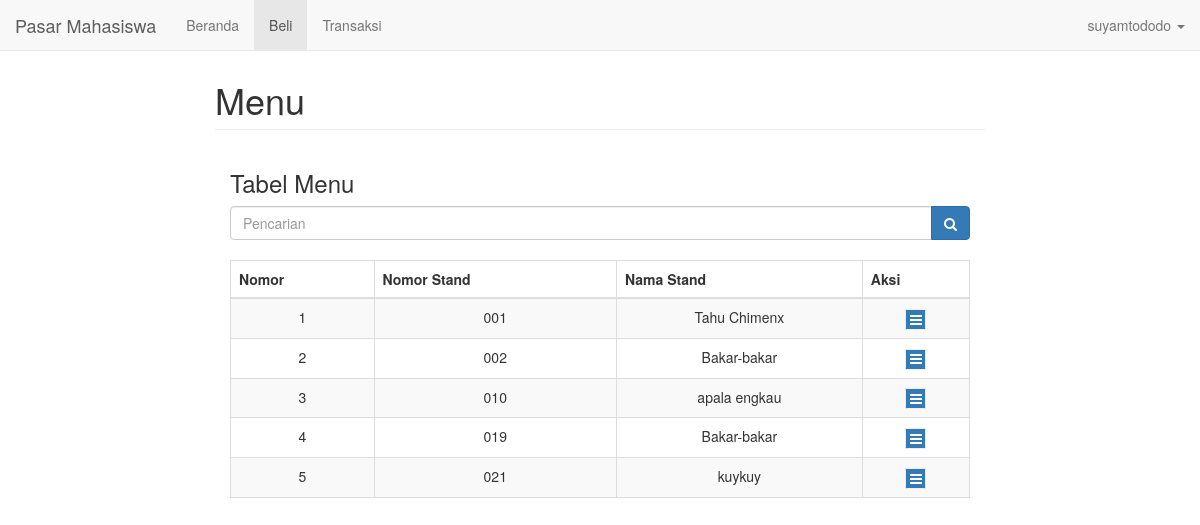
Page /pembeli_beli.php (signed in) on the committed database.
### tables this page shows
CREATE TABLE `tb_penjual` (
  `id_penjual` int(11) NOT NULL AUTO_INCREMENT,
  `no_stand` varchar(11) NOT NULL,
  `nama_stand` varchar(50) NOT NULL,
  `nama_penjual` varchar(50) NOT NULL,
  `username` varchar(50) NOT NULL,
  `password` varchar(50) NOT NULL,
  `saldo` int(11) NOT NULL,
  PRIMARY KEY (`id_penjual`),
  KEY `id_penjual` (`id_penjual`),
  KEY `id_penjual_2` (`id_penjual`)
);

### pembeli_beli.php (the view, shortened to what this page needs)
<!DOCTYPE html>
<html lang="en">
<head>
    <link rel="stylesheet" href="bootstrap/css/bootstrap.min.css">
    <link href="bootstrap/font-awesome/css/font-awesome.min.css" rel="stylesheet" type="text/css">
</head>
<body>
    <?php
    include 'navbar.php';
    require 'config.php';
    ?>
    <br>
    <br>
    <div class="col-md-8 col-md-offset-2 main">
        <h1 class="page-header">Menu</h1>
        <div class="col-md-12">
            <h3>Tabel Menu</h3>
            <form class="input-group" action="" method="get">
                <input type="text" class="form-control" placeholder="Pencarian" name="cari">
                <span class="input-group-btn">
                    <button class="btn btn-primary" type="submit" value="Cari"><i class="fa fa-search"></i></button>
                </span>
            </form>
            <br>
            <table class="table table-bordered table-striped table-hover">
                <thead>
                    <tr>
                        <th>Nomor </th>
                        <th>Nomor Stand</th>
                        <th>Nama Stand</th>
                        <th>Aksi</th>
                    </tr>
                </thead>
                <?php
                if (isset($_GET['cari'])) {
                    $cari = $_GET['cari'];
                    $querykaryawan = mysqli_query($koneksi, "SELECT * FROM tb_brg where nama_brg like '%" . $cari . "%' and ");
                } else {
                    $querykaryawan = mysqli_query($koneksi, "SELECT * FROM tb_penjual group by no_stand order by no_stand asc");
                }
                ?>
                <tbody>
                    <?php
                    $no = 1;
                    while ($lihat = mysqli_fetch_array($querykaryawan)) {
                        ?>
                        <tr>
                            <td class="text-center"><?php echo $no++; ?></td>
                            <td class="text-center"><?php echo $lihat['no_stand']; ?></td>
                            <td class="text-center"><?php echo $lihat['nama_stand']; ?></td>
                            <td class="text-center">
                                <a href="pembeli_beli_menu_page.php?id=<?php echo $lihat['no_stand'] ?>" class="btn btn-primary fa fa-border fa-reorder" data-toggler="tooltip" title="Lihat Menu Stand"></a>
                            </td>
                        </tr>
                    <?php
                    }
                    ?>
                </tbody>
            </table>
        </div>
    </div>
</body>
</html>

### rows in the picture
tb_penjual: no_stand "001", nama_stand "Tahu Chimenx"
tb_penjual: no_stand "002", nama_stand "Bakar-bakar"
tb_penjual: no_stand "010", nama_stand "apala engkau"
tb_penjual: no_stand "019", nama_stand "Bakar-bakar"
tb_penjual: no_stand "021", nama_stand "kuykuy"

### other values in the picture
$nama "suyamtododo"
